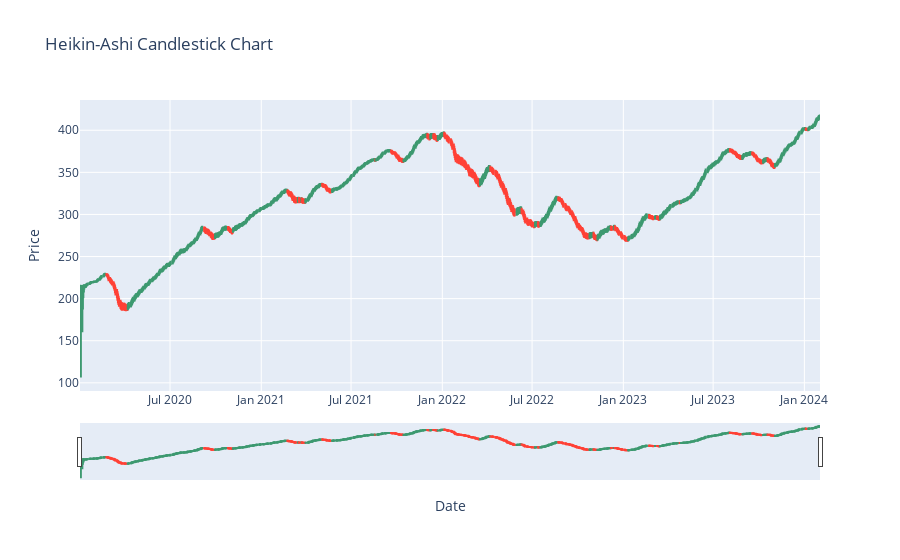

Here is the notebook cell this chart was saved with:
### Code cell
fig = go.Figure(data=[go.Candlestick(x=data['Date'],
                open=data['haOpen'], 
                high=data['haHigh'],
                low=data['haLow'], 
                close=data['haClose'])])
fig.update_layout(title='Heikin-Ashi Candlestick Chart', xaxis_title='Date', yaxis_title='Price')
fig.show()

### Figure 1 — Plotly figure (JSON) as saved in the notebook; plotly's stock layout.template omitted (floating-point values rounded to 4 significant figures; data arrays with more than 128 entries replaced by an {"elided": "..."} marker saying what was removed)
{"data": [{"close": {"elided": "1028 float values"}, "high": {"elided": "1028 float values"}, "low": {"elided": "1028 float values"}, "open": {"elided": "1028 float values"}, "type": "candlestick", "x": {"elided": "1028 str values"}}], "layout": {"title": {"text": "Heikin-Ashi Candlestick Chart"}, "xaxis": {"title": {"text": "Date"}}, "yaxis": {"title": {"text": "Price"}}}}
